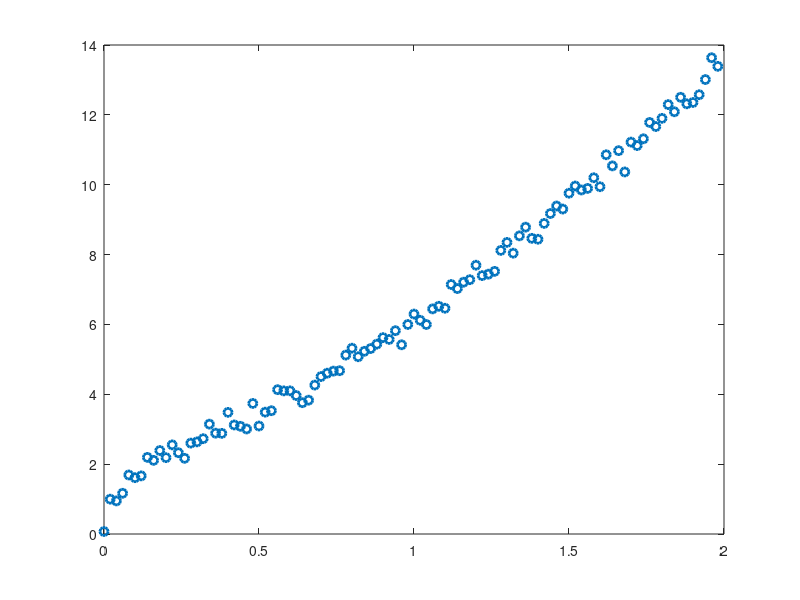

MATLAB code to generate this figure: (Note: this script raises an error after producing the figure.)
clear all; clc; close all;
data = [
0 0.071435;
0.02 0.997483;
0.04 0.947974;
0.06 1.16597;
0.08 1.69012;
0.1 1.61216;
0.12 1.66428;
0.14 2.19399;
0.16 2.10857;
0.18 2.39021;
0.2 2.18536;
0.22 2.55174;
0.24 2.3269;
0.26 2.16697;
0.28 2.60211;
0.3 2.63762;
0.32 2.72893;
0.34 3.14533;
0.36 2.88681;
0.38 2.88163;
0.4 3.48239;
0.42 3.12217;
0.44 3.08376;
0.46 3.00735;
0.48 3.73846;
0.5 3.0917;
0.52 3.48876;
0.54 3.52988;
0.56 4.13182;
0.58 4.0979;
0.6 4.09893;
0.62 3.96472;
0.64 3.75902;
0.66 3.83157;
0.68 4.26378;
0.7 4.50726;
0.72 4.6045;
0.74 4.66349;
0.76 4.67492;
0.78 5.12179;
0.8 5.32;
0.82 5.07479;
0.84 5.23086;
0.86 5.30943;
0.88 5.43473;
0.9 5.62277;
0.92 5.5708;
0.94 5.82105;
0.96 5.41735;
0.98 5.9983;
1 6.29733;
1.02 6.11881;
1.04 5.99776;
1.06 6.44528;
1.08 6.52003;
1.1 6.46342;
1.12 7.14347;
1.14 7.02646;
1.16 7.20932;
1.18 7.28088;
1.2 7.69599;
1.22 7.39808;
1.24 7.43941;
1.26 7.5197;
1.28 8.11954;
1.3 8.34869;
1.32 8.04049;
1.34 8.5362;
1.36 8.78495;
1.38 8.46521;
1.4 8.43894;
1.42 8.89222;
1.44 9.17473;
1.46 9.39061;
1.48 9.30325;
1.5 9.75703;
1.52 9.96329;
1.54 9.84921;
1.56 9.8942;
1.58 10.1993;
1.6 9.94244;
1.62 10.8576;
1.64 10.5393;
1.66 10.9754;
1.68 10.3659;
1.7 11.2202;
1.72 11.1202;
1.74 11.3152;
1.76 11.7827;
1.78 11.6654;
1.8 11.9004;
1.82 12.294;
1.84 12.0885;
1.86 12.5035;
1.88 12.3159;
1.9 12.3542;
1.92 12.5765;
1.94 13.011;
1.96 13.6356;
1.98 13.3892;
       ];
y_actual = data(:, 2);
% y_actual = [0.513597;
% 0.444702;
% 0.101033;
% 0.23074;
% 0.240235;
% 0.351521;
% 0.345147;
% 0.0360433;
% 0.454138;
% 0.545834;
% 0.682527;
% 0.915412;
% 0.389303;
% 0.559504;
% 0.625295;
% 0.779743;
% 0.458492;
% 0.528448;
% 0.840493;
% 1.09605;
% 1.01432;
% 0.61072;
% 0.791397;
% 1.11768;
% 1.01116;
% 1.10092;
% 1.49997;
% 1.48884;
% 1.52518;
% 1.42698;
% 1.58684;
% 1.4128;
% 1.57075;
% 1.19098;
% 1.808;
% 1.50351;
% 1.72429;
% 1.51278;
% 1.96256;
% 1.95162;
% 2.34817;
% 1.71445;
% 2.37431;
% 2.16397;
% 2.26084;
% 2.61233;
% 2.27132;
% 2.45402;
% 2.62295;
% 2.40884;
% 2.45413;
% 2.74415;
% 2.68368;
% 2.63129;
% 3.23552;
% 3.14161;
% 3.10089;
% 3.04571;
% 2.98881;
% 3.30729;
% 3.21773;
% 3.17791;
% 3.23994;
% 3.25633;
% 3.59765;
% 3.68591;
% 3.21041;
% 3.98989;
% 3.53165;
% 3.76457;
% 3.76218;
% 4.17122;
% 4.15175;
% 4.22582;
% 4.05787;
% 4.30493;
% 4.60249;
% 4.42136;
% 4.49223;
% 4.07416;
% 4.54295;
% 4.48325;
% 4.76369;
% 4.87073;
% 4.86064;
% 5.51813;
% 4.86203;
% 5.2641;
% 5.11465;
% 5.0534;
% 5.22581;
% 5.4706;
% 5.37968;
% 5.37265;
% 5.40196;
% 5.81053;
% 5.77221;
% 6.19109;
% 5.75444;
% 5.81315;];
x_data = [0; 
    0.02; 
    0.04; 
    0.06;
    0.08;
    0.1;
    0.12;
    0.14; 
    0.16;
    0.18;
    0.2;
    0.22;
    0.24;
    0.26;
    0.28;
    0.3;
    0.32;
    0.34; 
    0.36;
    0.38;
    0.4;
    0.42;
    0.44;
    0.46;
    0.48;
    0.5;
    0.52;
    0.54;
    0.56; 
    0.58;
    0.6;
    0.62;
    0.64; 
    0.66;
    0.68;
    0.7; 
    0.72; 
    0.74;
    0.76; 
    0.78;
    0.8;
    0.82; 
    0.84;
    0.86; 
    0.88;
    0.9;
    0.92;
    0.94;
    0.96;
    0.98;
    1; 
    1.02;
    1.04;
    1.06;
    1.08;
    1.1; 
    1.12;
    1.14; 
    1.16; 
    1.18;
    1.2; 
    1.22;
    1.24;
    1.26;
    1.28;
    1.3;
    1.32;
    1.34;
    1.36;
    1.38;
    1.4;
    1.42; 
    1.44;
    1.46;
    1.48;
    1.5;
    1.52;
    1.54;
    1.56;
    1.58;
    1.6;
    1.62;
    1.64;
    1.66; 
    1.68;
    1.7;
    1.72; 
    1.74;
    1.76;
    1.78;
    1.8;
    1.82; 
    1.84; 
    1.86; 
    1.88;
    1.9;
    1.92;
    1.94;
    1.96;
    1.98;];
a = 1.0;
b = 1.0;
c = 1.0;
d = 1.0;
h = 1.0; 
lambda = 0.1;
lambda_l = 1e-12;
lambda_h = 1e+12;
lambda_s = lambda;
tune_p = 5;
nite = 10000;
pas = zeros(nite,4);
tol = 1e-6;
param(1,1) = a;
param(2,1) = b;
param(3,1) = c;
param(4,1) = d;
out = struct('alpha',0,'params',0,'total_iterations',0,'nparam',0,'SST',0,'SSR',0,'SSE',0,'R_square',0, 'SE_params',0,'covmat',0, 'final_lambda',0, 'MSE',0, 'R_square_adjusted',0, 'fcal',0, 'reg_DOF',0, 'fpvalue',0, 'errDOF',0, 'H0_f',0, 'tstat',0, 'tpvalues',0, 'H0_params',0, 'RMSE',0,'totDOF',0, 'paramerror',0, 'stderror',0);
out.nparam = 4;
delx = 0.02;
delp = 1e-6;
initx = 0.0;
inity = 0.0;
maxx = 1.98;
stat =1;
alpha1 = 0.0423286;
out.alpha = alpha1;
dof = 101-1-1;
out.totDOF = dof;
out.reg_DOF = 1;
out.errDOF = dof;

diffa = @(a,b,c,d,delx,maxx,delp) ((expy(a+delp,b,c,d,delx,maxx) - expy(a,b,c,d,delx,maxx))/delp);
diffb = @(a,b,c,d,delx,maxx,delp) ((expy(a,b+delp,c,d,delx,maxx) - expy(a,b,c,d,delx,maxx))/delp);
diffc = @(a,b,c,d,delx,maxx,delp) ((expy(a,b,c+delp,d,delx,maxx) - expy(a,b,c,d,delx,maxx))/delp);
diffd = @(a,b,c,d,delx,maxx,delp) ((expy(a,b,c,d+delp,delx,maxx) - expy(a,b,c,d,delx,maxx))/delp);

plot(x_data,y_actual,'o', 'LineWidth',2); hold on;

for w=1:nite
    if stat == 1
        jmat = [diffa(param(1,1),param(2,1),param(3,1),param(4,1),delx,maxx,delp) diffb(param(1,1),param(2,1),param(3,1),param(4,1),delx,maxx,delp) diffc(param(1,1),param(2,1),param(3,1),param(4,1),delx,maxx,delp) diffd(param(1,1),param(2,1),param(3,1),param(4,1),delx,maxx,delp) ];
        jtjm = jmat'*jmat;
        dy = y_actual - expy(param(1,1),param(2,1),param(3,1),param(4,1),delx,maxx);
%       dy(:,1) = y_actual - expy(param(1,1),param(2,1),param(3,1),param(4,1),param(5,1),delx,maxx) ;
        if lambda_s ~=0
            if w == 1, chia = sum(dy.^2); end
        else
            chia = sum(dy.^2);
        end
    end
    pas(w,:) = param(:,1);
    if lambda_s ~=0
        for i=1:length(jtjm), jtjm(i,i) = jtjm(i,i) + jtjm(i,i)*lambda; end
    else
        for i=1:length(jtjm), jtjm(i,i) = jtjm(i,i) + 0; end
    end
    
    ijtjm = jtjm^-1;
    dyn = y_actual - expy(param(1,1),param(2,1),param(3,1),param(4,1),delx,maxx);
    nparam = param + ijtjm * jmat'*dyn;
    dym = y_actual - expy(nparam(1,1),nparam(2,1),nparam(3,1),nparam(4,1),delx,maxx);
    chib = sum(dym.^2);
    if((abs(chia-chib)<tol) || w == nite)
        param = nparam;
        SSE = chib; SST = sum(y_actual.^2) - (sum(y_actual))^2/length(y_actual);
        SSEr = SSE/dof; RMSE = sqrt(SSEr);
        SSTr = SST/100;
        rsquare = 1 - SSE/SST;
        rsqadjust = 1 - (100/dof)*(1-rsquare);
        cov_mat = ijtjm * SSEr;
        param_err = zeros(4,2);
        param_err(:,1) = param - abs(tinv(alpha1/2,dof)) * sqrt(diag(cov_mat));
        param_err(:,2) = param + abs(tinv(alpha1/2,dof)) * sqrt(diag(cov_mat));
        out.paramerror = (abs(tinv(alpha1/2,dof))*sqrt(diag(cov_mat)));
        out.SE_params = param_err;
        disp(['param (a,b,c,d), ' 'param_low, ' 'param_high']);
        disp([param param_err]);
        disp(['Total iterations, ' 'SSE, ' 'RMSE, ' 'rsquare, ' 'rsqadjusted, ' 'lambda ']);
        disp([w SSE RMSE rsquare rsqadjust lambda]);
        out.params = param;
        out.stderror = sqrt(diag(cov_mat));
        out.SSE = SSE; out.SST = SST; out.covmat = cov_mat;
        out.SSR = out.SST - out.SSE;
%         out.SSRr = out.SSR/
        out.final_lambda = lambda;
        out.R_square = rsquare;
        out.MSE = SSEr;
        out.R_squate_adjusted = rsqadjust;
        out.fcal = (out.SSR*99)/(SSE);
        out.fpvalue = fpval(out.fcal,out.reg_DOF,out.errDOF);
        if out.fpvalue < alpha1
            out.H0_f = 1;
        else
            out.H0_f = 0;
        end
        out.tstat = param.*sqrt(diag(cov_mat)).^-1;
        out.tpvalues = zeros(length(out.tstat),1);
        for q=1:length(out.tstat)
            out.tpvalues(q) = tpval(out.tstat(q),out.errDOF);
            if out.tpvalues < alpha1
                out.H0_params(q) = 1;
            end
        end
        out.RMSE = RMSE;
        break  
    end
    
    if lambda_s ~=0
        if chib < chia
            if lambda/tune_p >=lambda_l 
                lambda = lambda/tune_p; 
            end
            param = nparam;
            chia = chib;
            stat = 1;
        else
            if lambda*tune_p <=lambda_h 
                lambda = lambda*tune_p; 
            end
            stat = 0;
        end
    else
        param = nparam;
    end
            
end
disp(out);

y_cal = expy(param(1,1),param(2,1),param(3,1),param(4,1),delx,maxx);
plot(x_data, y_cal,'LineWidth',2); hold off;
xlabel('X'); ylabel('Y = f(x)');
legend('data','NLS Fit');
gx = gca;
gx.LineWidth = 2;
gx.FontSize = 20;
% pasb = pas(1:w,:);


function pval = fpval(f, adof, bdof)
    if f < 1
       pval = fcdf(f,adof,bdof);
    else
        pval = fcdf(1/f,bdof,adof);
    end
end

function rpval = tpval(t, v)
rpval = betainc(v/(v+t^2),v/2,0.5);
end